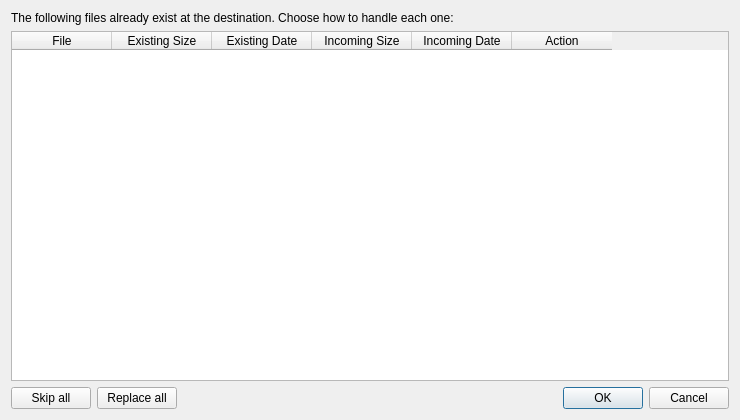
<?xml version="1.0" encoding="UTF-8"?>
<ui version="4.0">
 <class>ImportConflictDialog</class>
 <widget class="QDialog" name="ImportConflictDialog">
  <property name="geometry">
   <rect>
    <x>0</x>
    <y>0</y>
    <width>740</width>
    <height>420</height>
   </rect>
  </property>
  <property name="windowTitle">
   <string>File Conflicts</string>
  </property>
  <layout class="QVBoxLayout" name="root_layout">
   <item>
    <widget class="QLabel" name="title_label">
     <property name="text">
      <string>The following files already exist at the destination. Choose how to handle each one:</string>
     </property>
     <property name="wordWrap">
      <bool>true</bool>
     </property>
    </widget>
   </item>
   <item>
    <widget class="QTableWidget" name="conflict_table">
     <property name="selectionBehavior">
      <enum>QAbstractItemView::SelectionBehavior::SelectRows</enum>
     </property>
     <property name="alternatingRowColors">
      <bool>true</bool>
     </property>
     <property name="columnCount">
      <number>6</number>
     </property>
     <column>
      <property name="text">
       <string>File</string>
      </property>
     </column>
     <column>
      <property name="text">
       <string>Existing Size</string>
      </property>
     </column>
     <column>
      <property name="text">
       <string>Existing Date</string>
      </property>
     </column>
     <column>
      <property name="text">
       <string>Incoming Size</string>
      </property>
     </column>
     <column>
      <property name="text">
       <string>Incoming Date</string>
      </property>
     </column>
     <column>
      <property name="text">
       <string>Action</string>
      </property>
     </column>
    </widget>
   </item>
   <item>
    <layout class="QHBoxLayout" name="batch_row">
     <item>
      <widget class="QPushButton" name="skip_all_button">
       <property name="text">
        <string>Skip all</string>
       </property>
      </widget>
     </item>
     <item>
      <widget class="QPushButton" name="replace_all_button">
       <property name="text">
        <string>Replace all</string>
       </property>
      </widget>
     </item>
     <item>
      <spacer name="batch_spacer">
       <property name="orientation">
        <enum>Qt::Orientation::Horizontal</enum>
       </property>
       <property name="sizeHint" stdset="0">
        <size>
         <width>40</width>
         <height>20</height>
        </size>
       </property>
      </spacer>
     </item>
     <item>
      <widget class="QDialogButtonBox" name="button_box">
       <property name="standardButtons">
        <set>QDialogButtonBox::StandardButton::Cancel|QDialogButtonBox::StandardButton::Ok</set>
       </property>
      </widget>
     </item>
    </layout>
   </item>
  </layout>
 </widget>
 <resources/>
 <connections>
  <connection>
   <sender>button_box</sender>
   <signal>accepted()</signal>
   <receiver>ImportConflictDialog</receiver>
   <slot>accept()</slot>
   <hints>
    <hint type="sourcelabel">
     <x>370</x>
     <y>390</y>
    </hint>
    <hint type="destinationlabel">
     <x>370</x>
     <y>210</y>
    </hint>
   </hints>
  </connection>
  <connection>
   <sender>button_box</sender>
   <signal>rejected()</signal>
   <receiver>ImportConflictDialog</receiver>
   <slot>reject()</slot>
   <hints>
    <hint type="sourcelabel">
     <x>370</x>
     <y>390</y>
    </hint>
    <hint type="destinationlabel">
     <x>370</x>
     <y>210</y>
    </hint>
   </hints>
  </connection>
 </connections>
</ui>
